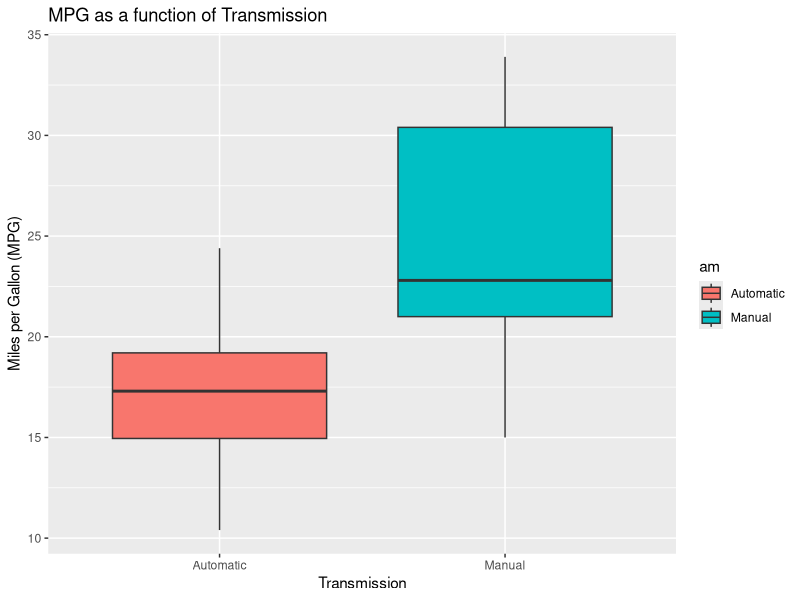
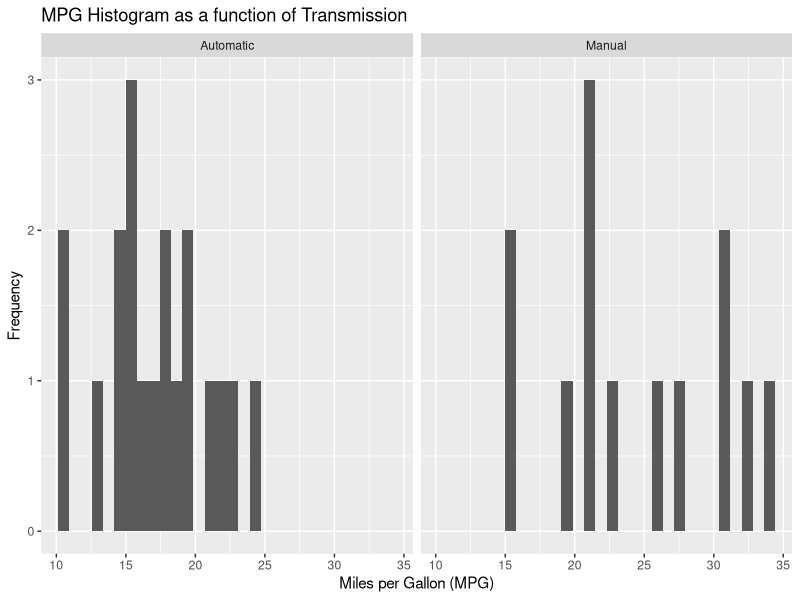
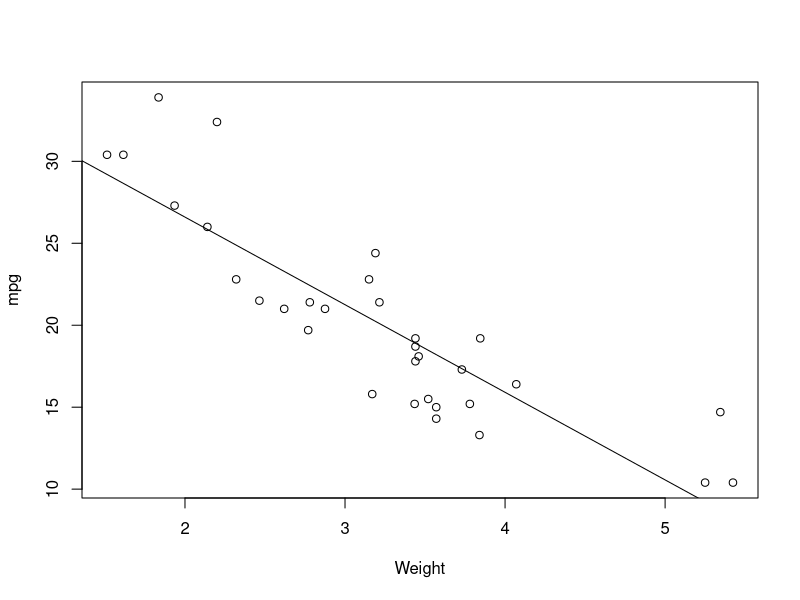

The R source for these figures, in order:
## ---- chunk 1
cache=TRUE
# load the required libraries
library(datasets)
data(mtcars)
head(mtcars, 2)
mtcars$am <- as.factor(mtcars$am) # make the am value as factor
levels(mtcars$am) <- c("Automatic", "Manual") # 0 - Automatic, 1 - Manual
## ---- chunk 2
aggregate(mpg ~ am, data=mtcars, FUN=mean)
library(ggplot2)
g<-ggplot(aes(y=mpg,x=am), data=mtcars)+geom_boxplot(aes(fill=am))
g+labs(x="Transmission", y="Miles per Gallon (MPG)", title="MPG as a function of Transmission")
## ---- chunk 3
#convert to factors
mtcars$cyl <- as.factor(mtcars$cyl)
mtcars$vs <- as.factor(mtcars$vs)
mtcars$gear <- as.factor(mtcars$gear)
mtcars$carb <- as.factor(mtcars$carb)
summary(mtcars)
g<-ggplot(data = mtcars, aes(mpg)) + geom_histogram() + facet_grid(.~am)
g+labs(x = "Miles per Gallon (MPG)", y = "Frequency", title = "MPG Histogram as a function of Transmission")

#explore the relationship between weight and mpg
plot(mtcars$wt, mtcars$mpg, xlab="Weight", ylab="mpg")
fit<-lm(mpg~wt, data=mtcars)
abline(fit)
## ---- chunk 4
aModel1 <- lm(mpg ~ cyl, data=mtcars[mtcars$am=='Automatic',])
aModel2 <- lm(mpg ~ wt, data = mtcars[mtcars$am=='Automatic',])
aModel3 <- lm(mpg ~ cyl + wt, data = mtcars[mtcars$am=='Automatic',])
aModel4 <- lm(mpg ~ disp, data = mtcars[mtcars$am=='Automatic',])
aModel5 <- lm(mpg ~ disp + cyl, data = mtcars[mtcars$am=='Automatic',])
aModel6 <- lm(mpg ~ disp + cyl + wt, data = mtcars[mtcars$am=='Automatic',])
aModel7 <- lm(mpg ~ gear, data = mtcars[mtcars$am=='Automatic',])
## ---- chunk 5

mModel1 <- lm(mpg ~ cyl, data=mtcars[mtcars$am=='Manual',])
mModel2 <- lm(mpg ~ wt, data = mtcars[mtcars$am=='Manual',])
mModel3 <- lm(mpg ~ cyl + wt, data = mtcars[mtcars$am=='Manual',])
mModel4 <- lm(mpg ~ disp, data = mtcars[mtcars$am=='Manual',])
mModel5 <- lm(mpg ~ disp + cyl, data = mtcars[mtcars$am=='Manual',])
mModel6 <- lm(mpg ~ disp + cyl + wt, data = mtcars[mtcars$am=='Manual',])
mModel7 <- lm(mpg ~ gear, data = mtcars[mtcars$am=='Manual',])
